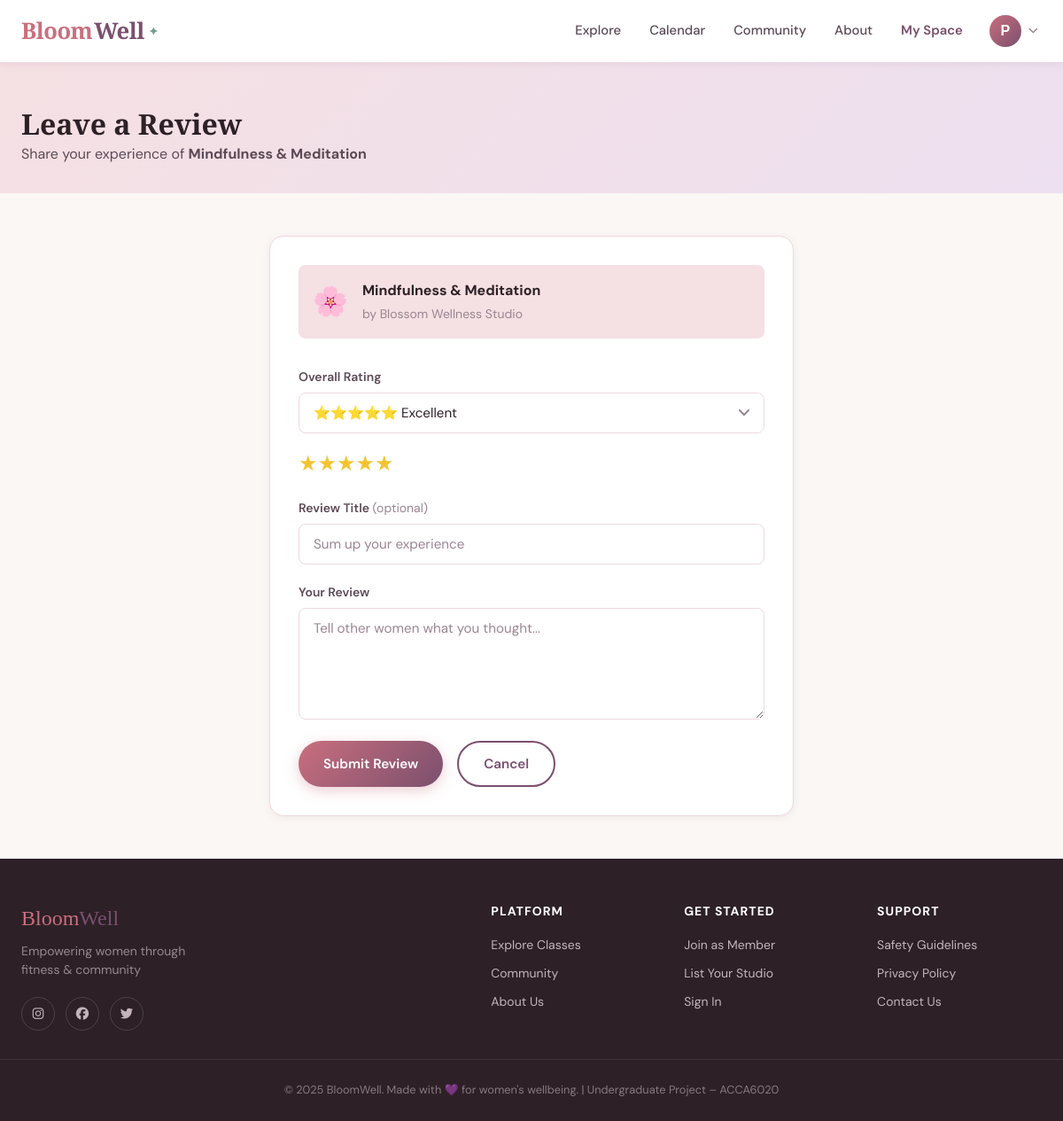
The app's page /member/review/2 (signed in) with its own data.
### app/models/__init__.py (models this page shows, shortened)
class User(UserMixin, db.Model):
    __tablename__ = 'users'
    id = db.Column(db.Integer, primary_key=True)
    email = db.Column(db.String(120), unique=True, nullable=False, index=True)
    username = db.Column(db.String(80), unique=True, nullable=False)
    password_hash = db.Column(db.String(256), nullable=False)
    role = db.Column(db.String(20), nullable=False, default='member')
    full_name = db.Column(db.String(120))
    profile_image = db.Column(db.String(200), default='default_avatar.png')
    bio = db.Column(db.Text)
    location = db.Column(db.String(120))
    phone = db.Column(db.String(20))
    is_active = db.Column(db.Boolean, default=True)
    is_verified = db.Column(db.Boolean, default=False)
    created_at = db.Column(db.DateTime, default=datetime.utcnow)
    last_seen = db.Column(db.DateTime, default=datetime.utcnow)
    member_profile = db.relationship('MemberProfile', backref='user', uselist=False, cascade='all, delete-orphan')
    provider_profile = db.relationship('ProviderProfile', backref='user', uselist=False, cascade='all, delete-orphan')
    bookings = db.relationship('Booking', backref='user', lazy='dynamic', cascade='all, delete-orphan')
    reviews = db.relationship('Review', backref='user', lazy='dynamic', cascade='all, delete-orphan')
    reports = db.relationship('Report', backref='reporter', lazy='dynamic', cascade='all, delete-orphan', foreign_keys='Report.reporter_id')
    discussions = db.relationship('Discussion', backref='author', lazy='dynamic', cascade='all, delete-orphan')
    discussion_replies = db.relationship('DiscussionReply', backref='author', lazy='dynamic', cascade='all, delete-orphan')
    def is_admin(self): return self.role == 'admin'
    def is_provider(self): return self.role == 'provider'
    def is_member(self): return self.role == 'member'

class FitnessClass(db.Model):
    __tablename__ = 'fitness_classes'
    id = db.Column(db.Integer, primary_key=True)
    provider_id = db.Column(db.Integer, db.ForeignKey('provider_profiles.id'), nullable=False)
    title = db.Column(db.String(150), nullable=False)
    description = db.Column(db.Text)
    activity_type = db.Column(db.String(50), nullable=False)
    difficulty_level = db.Column(db.String(20))
    duration_minutes = db.Column(db.Integer)
    max_capacity = db.Column(db.Integer, default=20)
    current_bookings = db.Column(db.Integer, default=0)
    price = db.Column(db.Float, default=0.0)
    is_free = db.Column(db.Boolean, default=False)
    is_online = db.Column(db.Boolean, default=False)
    is_women_only = db.Column(db.Boolean, default=True)
    is_active = db.Column(db.Boolean, default=True)
    image = db.Column(db.String(200))
    location = db.Column(db.String(300))
    city = db.Column(db.String(100))
    postcode = db.Column(db.String(20))
    language = db.Column(db.String(50), default='English')
    accessibility_info = db.Column(db.Text)
    cover_image_url = db.Column(db.String(500))  # External image URL for display
    latitude = db.Column(db.Float)   # For map display
    longitude = db.Column(db.Float)  # For map display
    created_at = db.Column(db.DateTime, default=datetime.utcnow)
    schedules = db.relationship('ClassSchedule', backref='fitness_class', lazy='dynamic', cascade='all, delete-orphan')
    bookings = db.relationship('Booking', backref='fitness_class', lazy='dynamic', cascade='all, delete-orphan')
    reviews = db.relationship('Review', backref='fitness_class', lazy='dynamic', cascade='all, delete-orphan')

class ProviderProfile(db.Model):
    __tablename__ = 'provider_profiles'
    id = db.Column(db.Integer, primary_key=True)
    user_id = db.Column(db.Integer, db.ForeignKey('users.id'), nullable=False)
    business_name = db.Column(db.String(150), nullable=False)
    business_type = db.Column(db.String(50))
    description = db.Column(db.Text)
    address = db.Column(db.String(300))
    city = db.Column(db.String(100))
    postcode = db.Column(db.String(20))
    phone = db.Column(db.String(30))
    contact_email = db.Column(db.String(150))
    website = db.Column(db.String(200))
    instagram = db.Column(db.String(100))
    is_women_only = db.Column(db.Boolean, default=True)
    is_approved = db.Column(db.Boolean, default=False)
    approval_date = db.Column(db.DateTime)
    verified_badge = db.Column(db.Boolean, default=False)
    banner_image = db.Column(db.String(200))
    logo_image = db.Column(db.String(200))
    average_rating = db.Column(db.Float, default=0.0)
    total_reviews = db.Column(db.Integer, default=0)
    classes = db.relationship('FitnessClass', backref='provider', lazy='dynamic', cascade='all, delete-orphan')

### app/routes/member.py (the view, shortened to what this page needs)
@member_bp.route('/review/<int:class_id>', methods=['GET', 'POST'])
@login_required
@member_required
def leave_review(class_id):
    fitness_class = FitnessClass.query.get_or_404(class_id)
    booking = Booking.query.filter_by(user_id=current_user.id, class_id=class_id).first()
    if not booking:
        flash('You must book a class before reviewing it.', 'warning')
        return redirect(url_for('main.class_detail', class_id=class_id))
    existing = Review.query.filter_by(user_id=current_user.id, class_id=class_id).first()
    if existing:
        flash('You have already reviewed this class.', 'info')
        return redirect(url_for('main.class_detail', class_id=class_id))
    form = ReviewForm()
    return render_template('member/leave_review.html', form=form,
                           fitness_class=fitness_class, title='Leave a Review')

### app/forms/__init__.py
class ReviewForm(FlaskForm):
    rating = SelectField('Rating', choices=[
        (5, '⭐⭐⭐⭐⭐ Excellent'),
        (4, '⭐⭐⭐⭐ Good'),
        (3, '⭐⭐⭐ Average'),
        (2, '⭐⭐ Poor'),
        (1, '⭐ Very Poor')
    ], coerce=int, validators=[DataRequired()])
    title = StringField('Review Title', validators=[Optional(), Length(max=150)])
    body = TextAreaField('Your Review', validators=[DataRequired(), Length(min=10, max=1000)])
    submit = SubmitField('Submit Review')

### app/models/__init__.py (called while the page is built)
@login_manager.user_loader
def load_user(user_id):
    return User.query.get(int(user_id))

### app/routes/member.py (called while the page is built)
def member_required(f):
    @wraps(f)
    def decorated_function(*args, **kwargs):
        if not current_user.is_authenticated or not current_user.is_member():
            flash('Access restricted to members.', 'warning')
            return redirect(url_for('main.index'))
        return f(*args, **kwargs)
    return decorated_function

### app/templates/member/leave_review.html (shortened to what this page needs)
{% extends "base.html" %}
{% block content %}
<div style="background:linear-gradient(135deg,var(--rose-pale),#ede0f0);padding:3rem 0 2rem;">
  <div class="container">
    <h1 style="font-family:var(--font-display);font-size:2rem;">Leave a Review</h1>
    <p style="color:var(--text-mid);">Share your experience of <strong>{{ fitness_class.title }}</strong></p>
  </div>
</div>
<div style="background:var(--cream);padding:3rem 0;">
  <div class="container" style="max-width:640px;">
    <div class="card">
      <div class="card-body" style="padding:2rem;">
        <div style="display:flex;align-items:center;gap:1rem;padding:1rem;background:var(--rose-pale);border-radius:var(--radius-sm);margin-bottom:2rem;">
          <span style="font-size:2rem;">🌸</span>
          <div>
            <strong>{{ fitness_class.title }}</strong><br>
            <span style="font-size:0.875rem;color:var(--text-light);">by {{ fitness_class.provider.business_name }}</span>
          </div>
        </div>
        <form method="POST">
          <div class="form-group">
            <label class="form-label">Overall Rating</label>
            {{ form.rating(class="form-control") }}
          </div>
          <div class="form-group">
            <label class="form-label">Review Title <span style="color:var(--text-light);font-weight:400;">(optional)</span></label>
            {{ form.title(class="form-control", placeholder="Sum up your experience") }}
          </div>
          <div class="form-group">
            <label class="form-label">Your Review</label>
            {{ form.body(class="form-control", placeholder="Tell other women what you thought...", rows=5) }}
          </div>
          <div style="display:flex;gap:1rem;margin-top:1.5rem;">
            {{ form.submit(class="btn btn-primary") }}
            <a href="{{ url_for('main.class_detail', class_id=fitness_class.id) }}" class="btn btn-outline">Cancel</a>
          </div>
        </form>
      </div>
    </div>
  </div>
</div>
{% endblock %}

### app/templates/base.html (shortened to what this page needs)
<!DOCTYPE html>
<html lang="en">
<head>
    <link rel="stylesheet" href="https://cdnjs.cloudflare.com/ajax/libs/font-awesome/6.5.0/css/all.min.css">
    <link rel="stylesheet" href="{{ url_for('static', filename='css/style.css') }}">
</head>
<body>
<nav class="navbar">
    <div class="nav-container">
        <a href="{{ url_for('main.index') }}" class="nav-logo">
            <span class="logo-bloom">Bloom</span><span class="logo-well">Well</span><span class="logo-dot">✦</span>
        </a>
        <div class="nav-links">
            <a href="{{ url_for('main.explore') }}" class="nav-link">Explore</a>
            <a href="{{ url_for('main.calendar') }}" class="nav-link">Calendar</a>
            <a href="{{ url_for('main.community') }}" class="nav-link">Community</a>
            <a href="{{ url_for('main.about') }}" class="nav-link">About</a>
            {% if current_user.is_authenticated %}
                {% if current_user.is_admin() %}
                    <a href="{{ url_for('admin.dashboard') }}" class="nav-link nav-dashboard">Admin Panel</a>
                {% elif current_user.is_provider() %}
                    <a href="{{ url_for('provider.dashboard') }}" class="nav-link nav-dashboard">My Studio</a>
                {% else %}
                    <a href="{{ url_for('member.dashboard') }}" class="nav-link nav-dashboard">My Space</a>
                {% endif %}
                <div class="nav-user-menu">
                    <button class="nav-avatar-btn" onclick="toggleUserMenu()">
                        {% if current_user.profile_image and current_user.profile_image != 'default_avatar.png' %}
                            <img src="{{ url_for('static', filename='images/' + current_user.profile_image) }}" alt="avatar" class="nav-avatar-img">
                        {% else %}
                            <div class="nav-avatar-placeholder">{{ current_user.full_name[0] if current_user.full_name else current_user.username[0] }}</div>
                        {% endif %}
                        <i class="fas fa-chevron-down nav-chevron"></i>
                    </button>
                </div>
            {% else %}
                <a href="{{ url_for('auth.login') }}" class="btn-nav-outline">Sign In</a>
                <a href="{{ url_for('auth.register') }}" class="btn-nav-solid">Join Free</a>
            {% endif %}
        </div>
    </div>
</nav>
<main>
    {% block content %}{% endblock %}
</main>
<footer class="footer">
    <div class="footer-container">
        <div class="footer-brand">
            <p class="footer-logo"><span class="logo-bloom">Bloom</span><span class="logo-well">Well</span></p>
            <p class="footer-tagline">Empowering women through fitness & community</p>
            <div class="footer-social">
                <a href="#" class="social-link"><i class="fab fa-instagram"></i></a>
                <a href="#" class="social-link"><i class="fab fa-facebook"></i></a>
                <a href="#" class="social-link"><i class="fab fa-twitter"></i></a>
            </div>
        </div>
        <div class="footer-links">
            <div class="footer-col">
                <h4>Platform</h4>
                <a href="{{ url_for('main.explore') }}">Explore Classes</a>
                <a href="{{ url_for('main.community') }}">Community</a>
                <a href="{{ url_for('main.about') }}">About Us</a>
            </div>
            <div class="footer-col">
                <h4>Get Started</h4>
                <a href="{{ url_for('auth.register') }}">Join as Member</a>
                <a href="{{ url_for('auth.register') }}">List Your Studio</a>
                <a href="{{ url_for('auth.login') }}">Sign In</a>
            </div>
            <div class="footer-col">
                <h4>Support</h4>
                <a href="#">Safety Guidelines</a>
                <a href="#">Privacy Policy</a>
                <a href="#">Contact Us</a>
            </div>
        </div>
    </div>
    <div class="footer-bottom">
        <p>© 2025 BloomWell. Made with 💜 for women's wellbeing. | Undergraduate Project – ACCA6020</p>
    </div>
</footer>
</body>
</html>

### records on screen
User: full_name "P"
FitnessClass: title "Mindfulness & Meditation"
ProviderProfile: provider.business_name "Blossom Wellness Studio"
